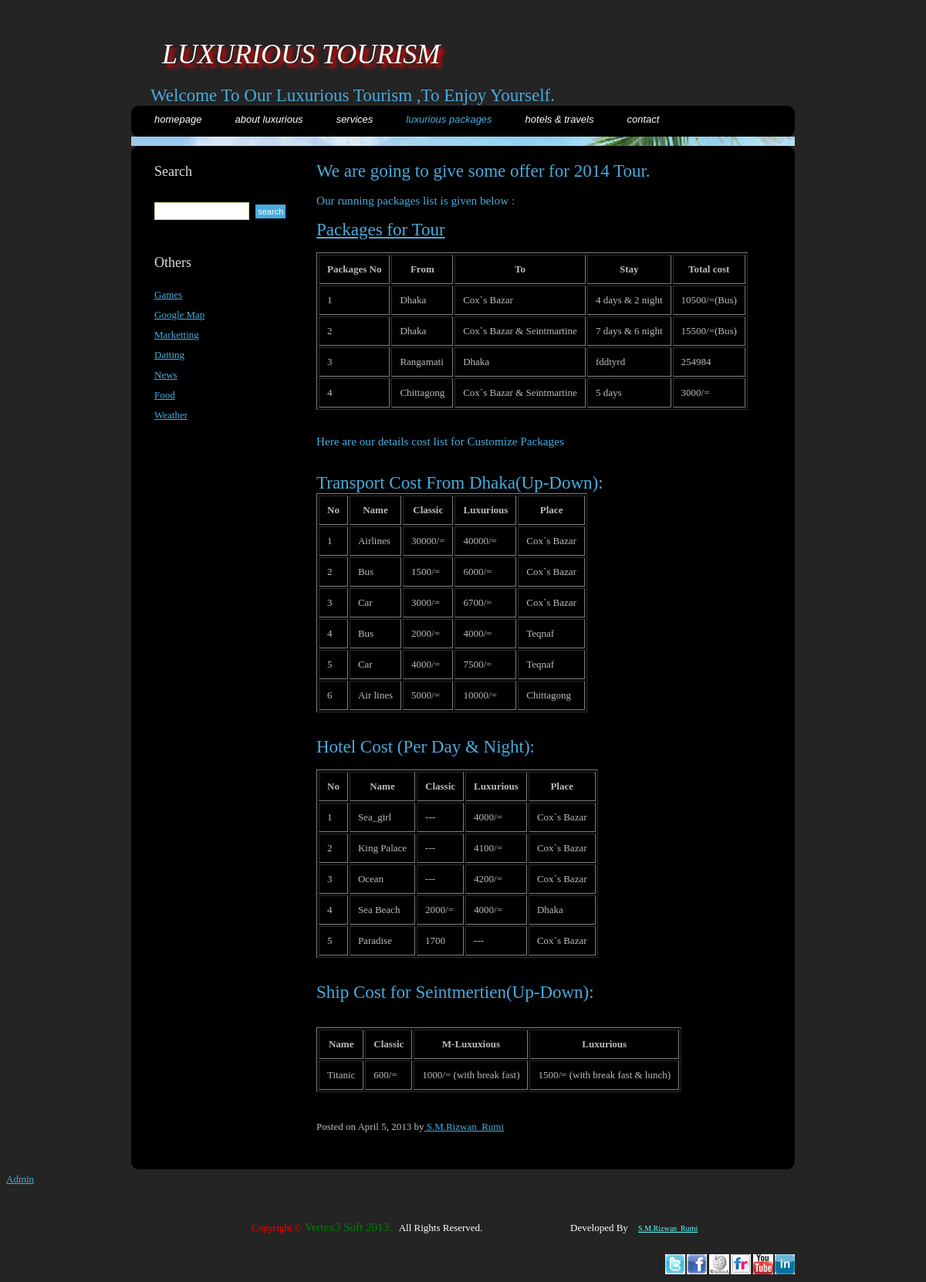
The page /packages.php on the database its author committed.
### tables this page shows
CREATE TABLE IF NOT EXISTS `advertise` (
  `Advertise` varchar(400) DEFAULT NULL,
  `Id` int(2) NOT NULL DEFAULT '0',
  PRIMARY KEY (`Id`),
  UNIQUE KEY `Id` (`Id`)
);

CREATE TABLE IF NOT EXISTS `packages` (
  `package_no` int(50) NOT NULL DEFAULT '0',
  `strt` varchar(150) DEFAULT NULL,
  `dest` varchar(150) DEFAULT NULL,
  `stay` varchar(150) DEFAULT NULL,
  `cost` varchar(150) DEFAULT NULL,
  PRIMARY KEY (`package_no`)
);

CREATE TABLE IF NOT EXISTS `transport_cost_list` (
  `Trans_No` int(12) NOT NULL DEFAULT '0',
  `Name` varchar(150) DEFAULT NULL,
  `Classic` varchar(150) DEFAULT NULL,
  `Luxurious` varchar(150) DEFAULT NULL,
  `Place` varchar(150) DEFAULT NULL,
  PRIMARY KEY (`Trans_No`)
);

CREATE TABLE IF NOT EXISTS `hotel_cost_list` (
  `Hotel_No` int(10) NOT NULL DEFAULT '0',
  `Name` varchar(150) DEFAULT NULL,
  `Classic` varchar(150) DEFAULT NULL,
  `Luxurious` varchar(150) DEFAULT NULL,
  `Place` varchar(150) DEFAULT NULL,
  PRIMARY KEY (`Hotel_No`)
);

CREATE TABLE IF NOT EXISTS `ship_cost_list` (
  `Name` varchar(150) NOT NULL DEFAULT '',
  `Classic` varchar(150) DEFAULT NULL,
  `M_luxurious` varchar(150) DEFAULT NULL,
  `Luxurious` varchar(150) DEFAULT NULL,
  PRIMARY KEY (`Name`)
);

### base_url.php (called while the page is built)
<?php
function base_Url()
{
    $currentPath = $_SERVER['PHP_SELF'];
    $pathInfo = pathinfo($currentPath);
    $hostName = $_SERVER['HTTP_HOST'];
    $protocol = strtolower(substr($_SERVER["SERVER_PROTOCOL"],0,5))=='https://'?'https://':'http://';
    return $protocol.$hostName.$pathInfo['dirname']."/";
}
?>

### packages.php (the view, shortened to what this page needs)
<?php
	include('base_url.php');
?>
<!DOCTYPE html PUBLIC "-//W3C//DTD XHTML 1.0 Strict//EN" "http://www.w3.org/TR/xhtml1/DTD/xhtml1-strict.dtd">
<html xmlns="http://www.w3.org/1999/xhtml">
<head>
<link href="<?php echo base_url();?>style/default.css" rel="stylesheet" type="text/css" />
</head>
<body>
<div id="logo-wrap">
<div id="logo">
	<h1><a href="#" class="serif" style="text-align:center" > LUXURIOUS TOURISM </a></h1>
       <h2 class="serif" style="text-align:center"><marquee behavoiur="slide"direction="alternate">
   Welcome To Our Luxurious Tourism ,To Enjoy Yourself.</marquee></h2>
</div>
</div>
<div id="header">
	<div id="menu">
		<ul>
			<li><a href="<?php echo base_url();?>index.php"> <I> Homepage </I></a></li>
			<li><a href="<?php echo base_url();?>about.php" > <I>  About Luxurious </I></a></li>
			<li><a  href="<?php echo base_url();?>services.php" > <I> Services </I></a></li>
			<li class="current_page_item"><a  href="<?php echo base_url();?>packages.php"> <I> Luxurious Packages </I></a></li>
			<li><a  href="<?php echo base_url();?>booking.php" > <I> Hotels & Travels </I></a></li>
			<li><a href="<?php echo base_url();?>contact.php"> <I> Contact </I></a></li>
		</ul>
	</div>
</div>
<div id="wrapper">
<div id="wrapper-btm">
<div id="page">
	<div id="content">
<?php
             	$table = "advertise";
			    $query = "select * from $table ";
				$advert = mysql_query($query);
                if(mysql_num_rows($advert) >= 1)
										{
											while($tem = mysql_fetch_array($advert))
												{
													echo "<h2> $tem[0] </h2>";
												}
									  }
?>
		<h3> Our running packages list is given below : </h3>
<?php
	  echo"
					<h2><U>Packages for Tour </u></h2><br>";
				    $table = "packages";
					$query = "select * from $table ";
					$package = mysql_query($query);
					if(mysql_num_rows($package) >= 1)
						{
							echo "
								<table border='1' cellpadding='10'>
					          	    <tr>
										  <th>Packages No</th>
										  <th>From</th>
										  <th>To</th>
										  <th>Stay</th>
										  <th>Total cost</th>
									</tr>";
							while($tem = mysql_fetch_array($package))
								{
											echo "<tr>";
											echo "<td>$tem[0]</td>";
											echo "<td>$tem[1]</td>";
											echo "<td>$tem[2]</td>";
											echo "<td>$tem[3]</td>";
											echo "<td>$tem[4]</td>";
											echo "</tr>";
								}
							echo "</table> <br><br>";
						}
           	echo "<h3>Here are our details cost list for Customize Packages</h3>
				      <br><br>
		              <h2>Transport Cost From Dhaka(Up-Down):</h2>";
				$table1 = "transport_cost_list";
								$query1 = "select * from $table1 ";
								$tr_cost = mysql_query($query1);
								if(mysql_num_rows($tr_cost) >= 1)
									{
										echo "
												<table border='1' cellpadding='10'>
												 <tr>
												      <th>No</th>
													  <th>Name</th>
													  <th>Classic</th>
													  <th>Luxurious</th>
													  <th>Place</th>
												 </tr>";
										while($tem = mysql_fetch_array($tr_cost))
											{
													echo "<tr>";
													echo "<td>$tem[0]</td>";
													echo "<td>$tem[1]</td>";
													echo "<td>$tem[2]</td>";
													echo "<td>$tem[3]</td>";
													echo "<td>$tem[4]</td>";
													echo "</tr>";
											}
										echo "</table> <br><br>";
									}
				echo " <h2>Hotel Cost (Per Day & Night):</h2><br>";
    				$table2 = "hotel_cost_list";
					$query2 = "select * from $table2 ";
					$hotel_cost = mysql_query($query2);
					if(mysql_num_rows($hotel_cost) >= 1)
						{
							echo "
									<table border='1' cellpadding='10'>
									 <tr>
									 <th>No</th>
									  <th>Name</th>
									  <th>Classic</th>
									  <th>Luxurious</th>
									  <th>Place</th>
									 </tr>";
									while($tem = mysql_fetch_array($hotel_cost))
									{
											echo "<tr>";
											echo "<td>$tem[0]</td>";
											echo "<td>$tem[1]</td>";
											echo "<td>$tem[2]</td>";
											echo "<td>$tem[3]</td>";
											echo "<td>$tem[4]</td>";
											echo "</tr>";
									}
									echo "</table> <br><br>";
						}
				echo "
				    <h2>Ship Cost for Seintmertien(Up-Down):</h2>
					<br><br>";
					$table2 = "ship_cost_list";
					$query2 = "select * from $table2 ";
					$ship_cost = mysql_query($query2);
					if(mysql_num_rows($ship_cost) >= 1)
						{
							echo "
					          		<table border='1' cellpadding='10'>
									 <tr>
                                      <th>Name</th>
									  <th>Classic</th>
									  <th>M-Luxuxious</th>
									  <th>Luxurious</th>
								 </tr>";
							while($tem = mysql_fetch_array($ship_cost))
								{
										echo "<tr>";
										echo "<td>$tem[0]</td>";
										echo "<td>$tem[1]</td>";
										echo "<td>$tem[2]</td>";
										echo "<td>$tem[3]</td>";
										echo "</tr>";
								}
									echo "</table> <br><br>";
						}
 ?>
            <div class="meta">
				<p class="links">Posted on April 5, 2013 by<a href="http://localhost/luxurious/myself.html"> S.M.Rizwan_Rumi<a></a></p>
			</div>
		</div>
	</div>
	<div id="sidebar">
		<ul>
			<li id="search">
				<h2>Search</h2>
				<form method="get" action="">
					<fieldset>
					<input type="text" id="s" name="s" value="" />
					<input type="submit" id="x" value="Search" />
					</fieldset>
				</form>
			</li>
			<li>
				<h2>Others</h2>
				<ul>
					<li><a href="#">Games</a></li>
					<li><a href="#">Google Map</a></li>
					<li><a href="#">Marketting</a></li>
					<li><a href="#">Datting</a></li>
					<li><a href="#">News</a></li>
					<li><a href="#">Food</a></li>
					<li><a href="#">Weather</a></li>
				</ul>
			</li>
	</div>
	<div style="clear: both;">&nbsp;</div>
</div>
</div>
<p style="text-align:left"><a  href="admin_view.php"/> Admin </p>
<?php
    include('footer.php');
?>

### style/default.css (style rules this page uses)
body { margin-top: 49px; padding: 0; background: #242424; font:13px Georgia, "Times New Roman", Times, serif; font-size: 13px; color: #BBBBBB; }
h1, h2, h3 { margin: 0; font-weight: normal; color: #48ACDE; }
h1 { font-family:"Curlz MT",Curlz MT,serif; font-size: 30px; text-shadow: 5px 5px 5px #FF0000; color: red; color:blue; letter-spacing: 0px; }
h2 { font-size: 23px; }
p, ul, ol { margin: 0 0 2em 0; text-align: justify; line-height: 26px; }
a:link { color: #48ACDE; }
form { margin: 0; padding: 0; }
fieldset { margin: 0; padding: 0; border: none; }
input, textarea, select { font-family: "Trebuchet MS", Arial, Helvetica, sans-serif; font-size: 13px; color: #333333; }
#header { clear: both; width: 860px; height: 52px; margin: 0 auto; background: url(../images/banner_1.jpg) no-repeat left top; }
#menu { float: left; width: 860px; height: 54px; padding-left: 10px; background: url(../images/img01.jpg) no-repeat left top; }
#menu ul { margin: 0; padding: 0px 0 0 0px; list-style: none; line-height: normal; }
#menu li { display: block; float: left; }
#menu a { display: block; float: left; margin-right: 3px; padding: 10px 20px; text-decoration: none; text-transform: lowercase; font: 13px "Trebuchet MS", Arial, Helvetica, sans-serif; color: #FFFFFF; }
#menu .current_page_item a { color: #48ACDE; }
#logo { width: 820px; height: 60px; margin: 0 auto; }
#logo h1, #logo h2 { float: left; margin: 0; padding: 0 0 0 20px; line-height: normal; }
#logo h1 { font-family: Georgia, "Times New Roman", Times, serif; font-size:36px; font-style: italic; }
#logo h1 a { text-decoration: none; color: #FFFFFF; }
#logo h2 { padding: 20px 0 0 5px; font-family: "Blackadder ITC",Blackadder ITC,serif; color: ##48ACDE; }
#wrapper { width: 860px; margin: 0 auto; background: #000000 url(../images/img02.jpg) no-repeat left top; }
#wrapper-btm { background: url(../images/img03.jpg) no-repeat left bottom; }
#page { width: 860px; margin: 0 auto; padding-top: 20px; }
#content { float: right; width: 620px; }
#sidebar { float: left; width: 210px; padding-left: 30px; }
#sidebar ul { margin: 0; padding: 0; list-style: none; }
#sidebar li { margin-bottom: 40px; }
#sidebar li li { margin: 0; }
#sidebar h2 { height: 32px; margin-bottom: 10px; font-size: 18px; color: #DADADA; }
#search h2 { margin-bottom: 20px; }
#s { width: 115px; margin-right: 5px; padding: 3px; border: 1px solid #BED99C; }
#x { padding: 3px; border: none; background: #48ACDE; text-transform: lowercase; font-size: 11px; color: #FFFFFF; }

### rows shown on the page
advertise: Advertise "We are going to give some offer for 2014 Tour."
packages: package_no "1", strt "Dhaka", dest "Cox`s Bazar", stay "4 days & 2 night", cost "10500/=(Bus)"
packages: package_no "2", strt "Dhaka", dest "Cox`s Bazar & Seintmartine", stay "7 days & 6 night", cost "15500/=(Bus)"
packages: package_no "3", strt "Rangamati", dest "Dhaka", stay "fddtyrd", cost "254984"
packages: package_no "4", strt "Chittagong", dest "Cox`s Bazar & Seintmartine", stay "5 days", cost "3000/="
transport_cost_list: Trans_No "1", Name "Airlines", Classic "30000/=", Luxurious "40000/=", Place "Cox`s Bazar"
transport_cost_list: Trans_No "2", Name "Bus", Classic "1500/=", Luxurious "6000/=", Place "Cox`s Bazar"
transport_cost_list: Trans_No "3", Name "Car", Classic "3000/=", Luxurious "6700/=", Place "Cox`s Bazar"
transport_cost_list: Trans_No "4", Name "Bus", Classic "2000/=", Luxurious "4000/=", Place "Teqnaf"
transport_cost_list: Trans_No "5", Name "Car", Classic "4000/=", Luxurious "7500/=", Place "Teqnaf"
transport_cost_list: Trans_No "6", Name "Air lines", Classic "5000/=", Luxurious "10000/=", Place "Chittagong"
hotel_cost_list: Hotel_No "1", Name "Sea_girl", Classic "---", Luxurious "4000/=", Place "Cox`s Bazar"
hotel_cost_list: Hotel_No "2", Name "King Palace", Classic "---", Luxurious "4100/=", Place "Cox`s Bazar"
hotel_cost_list: Hotel_No "3", Name "Ocean", Classic "---", Luxurious "4200/=", Place "Cox`s Bazar"
hotel_cost_list: Hotel_No "4", Name "Sea Beach", Classic "2000/=", Luxurious "4000/=", Place "Dhaka"
hotel_cost_list: Hotel_No "5", Name "Paradise", Classic "1700", Luxurious "---", Place "Cox`s Bazar"
ship_cost_list: Name "Titanic", Classic "600/=", M_luxurious "1000/= (with break fast)", Luxurious "1500/= (with break fast & lunch)"
